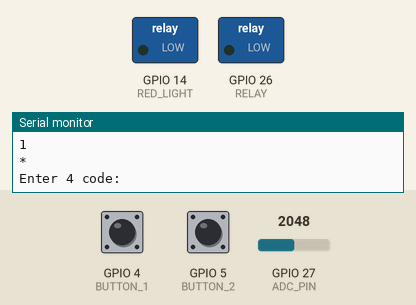
Bench run of a program on a simulated ESP32. Parts: switched loads named in the program (green lamp = pin HIGH), the last lines printed to the serial monitor. The inputs (shaded band) are chosen by the test bench; at power-on: GPIO 27 (ADC_PIN) = 2048, GPIO 4 (BUTTON_1) HIGH, GPIO 5 (BUTTON_2) LOW (analog values on the 0–4095 scale).

Above: at 1.2 s.
1.3 s: GPIO 27 (ADC_PIN) set to 1572
5.3 s: GPIO 27 (ADC_PIN) set to 1436
At 6.6 s:
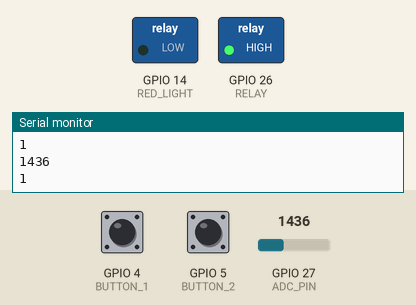
6.9 s: GPIO 27 (ADC_PIN) set to 1540
At 7.4 s:
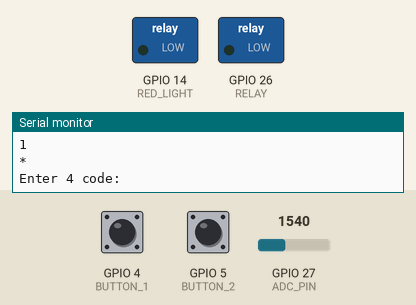
8.4 s: GPIO 27 (ADC_PIN) set to 1460
At 10.6 s:
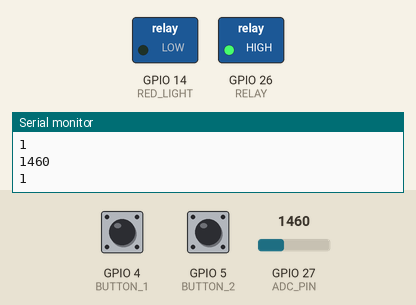
Timing chart, 0 to 12.1 s (numbered marks = the images above; inputs shaded):
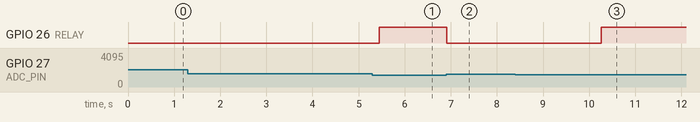

The program:

main.cpp
```cpp
#include <Arduino.h>

const int BUTTON_1 = 4;
const int BUTTON_2 = 5;
const int BUTTON_3 = 17;
const int BUTTON_4 = 16;
const int RED_LIGHT = 14;
const int RELAY = 26;
const int ADC_PIN = 27;

int code[] = {1, 2, 3, 4};
int enteredCode[4];
int codePosition = 0;

void resetCode() {
  codePosition = 0;
}

void checkCode() {
  bool correct = true;

  for (int i = 0; i < 4; i++) {
    if (enteredCode[i] != code[i]) {
      correct = false;
      break;
    }
  }

  if (correct) {
    Serial.println("\nCorrect!.");
    digitalWrite(RELAY, HIGH);
    for (int i = 0; i < 10; i++) {
      digitalWrite(RED_LIGHT, LOW);
      delay(500);
      digitalWrite(RED_LIGHT, HIGH);
      delay(500);
    }
    digitalWrite(RELAY, LOW);
    delay(10000);
  } else {
    Serial.println("\nEnter 4 code:");
    delay(3000);
  }

  resetCode();
}

void handleButtonPress(int buttonNumber) {
  enteredCode[codePosition] = buttonNumber;
  codePosition++;

  Serial.print("* ");

  if (codePosition >= 4) {
    checkCode();
  }
}

void setup() {
  Serial.begin(115200);
  pinMode(BUTTON_1, INPUT);
  pinMode(BUTTON_2, INPUT);
  pinMode(BUTTON_3, INPUT);
  pinMode(BUTTON_4, INPUT);
  pinMode(RED_LIGHT, OUTPUT);
  pinMode(RELAY, OUTPUT);
  digitalWrite(RELAY, LOW);
  Serial.println("Enter 4 code");
  analogReadResolution(12);
}

void loop() {
  int adcValue = analogRead(ADC_PIN);
  Serial.println(adcValue);
  Serial.println(digitalRead(BUTTON_1));
  if(adcValue > 1500) {
    digitalWrite(RELAY, LOW);
    digitalWrite(RED_LIGHT, LOW);

    if (digitalRead(BUTTON_1) == LOW) {
      handleButtonPress(1);
      delay(300);
    }
    else if (digitalRead(BUTTON_2) == LOW) {
      handleButtonPress(2);
      delay(300);
    }
    else if (digitalRead(BUTTON_3) == LOW) {
      handleButtonPress(3);
      delay(300);
    }
    else if (digitalRead(BUTTON_4) == LOW) {
      handleButtonPress(4);
      delay(300);
    }
  } else {
    digitalWrite(RED_LIGHT, LOW);
    digitalWrite(RELAY, HIGH);

  }

  delay(50);
}
```

Measured:
- the behaviour switches between 1501 and 1500 on GPIO 27 (ADC_PIN) (found by bisection; images 0 and 1)
- after the input at 5.3 s, GPIO 26 (RELAY): LOW → HIGH after 0.15 s
- after the input at 6.9 s, GPIO 26 (RELAY): HIGH → LOW at once
- after the input at 8.4 s, GPIO 26 (RELAY): LOW → HIGH after 1.9 s
